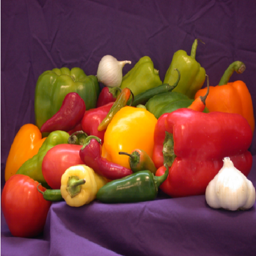
%> input picture 191125_DIP_A4/pepper.png, 256 x 256 px
$ octave hw4_1.m   (GNU Octave 9; MATLAB toolbox functions it lacks are replaced by stand-ins)
%> lines starting %> are read from the running program, lines starting %| are printed output that depends on the picture
### 191125_DIP_A4/toHSI.m
function output = toHSI(im_rgb)

im_hsi = zeros(size(im_rgb));
[size_w,size_h] = size(im_rgb(:,:,3));
%> size_w = 256; size_h = 256
sum_rgb = sum(im_rgb,3);
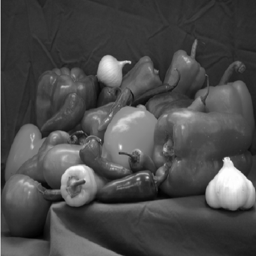
%> sum_rgb: size 256x256 double; min 0.098, max 3, mean 0.955; drawn with min black and max white

%I
im_hsi(:,:,3) = (1/3) .* sum_rgb;
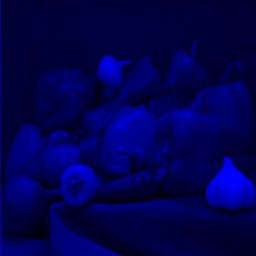
%> im_hsi: size 256x256x3 double; mean R, G, B 0, 0, 0.318
%S
im_hsi(:,:,2) = ones(size(im_rgb(:,:,2))) - 3 ./ (sum_rgb+0.000001) .* min(im_rgb,[],3);
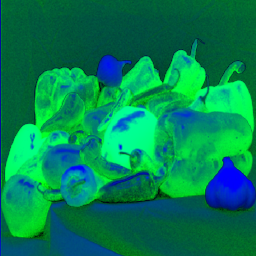
%> im_hsi: size 256x256x3 double; mean R, G, B 0, 0.508, 0.318
%H
for i = 1:size_w
    for j = 1:size_h
        p_r = im_rgb(i,j,1);
        p_g = im_rgb(i,j,2);
        p_b = im_rgb(i,j,3);
        nume = 1/2*((p_r-p_g) + (p_r-p_b));
        denom = ((p_r-p_g)^2 + ((p_r-p_b)*(p_g-p_b)))^(1/2);
        h = acosd( nume / (denom+0.000001) );
        if p_g >= p_b
            im_hsi(i,j,1) = h;
        else
            im_hsi(i,j,1) = 360 - h;
        end
    end
end
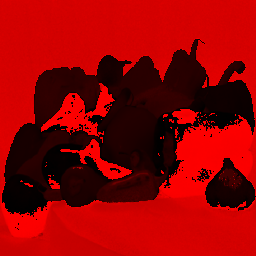
%> im_hsi: size 256x256x3 double; mean R, G, B 207.9, 0.5, 0.3; drawn with min black and max white

output = im_hsi;
end

### 191125_DIP_A4/toRGB.m
function output = toRGB(im_hsi)
im_rgb = zeros(size(im_hsi));
[size_w,size_h] = size(im_hsi(:,:,2));

% calc RGB value
for i = 1:size_w
    for j = 1:size_h
        p_h = im_hsi(i,j,1);
        p_s = im_hsi(i,j,2);
        p_i = im_hsi(i,j,3);

        if ((p_h >= 0) && (p_h < 120))
            p_r = p_i*(1+p_s*cosd(p_h)/cosd(60-p_h));
            p_b = p_i*(1-p_s);
            p_g = 3*p_i-(p_r + p_b);
        elseif ((p_h >= 120) &&  (p_h < 240))
            p_r = p_i*(1-p_s);
            p_g = p_i*(1+p_s*cosd(p_h-120)/cosd(p_h-180));
            p_b = 3*p_i-(p_r + p_g);
        elseif ((p_h >= 240) && (p_h <= 360))
            p_g = p_i*(1-p_s);
            p_b = p_i*(1 + p_s*cosd(p_h-240)/cosd(p_h-300));
            p_r = 3*p_i-(p_g + p_b);
        end

        im_rgb(i,j,1) = p_r;
        im_rgb(i,j,2) = p_g;
        im_rgb(i,j,3) = p_b;
    end
end
% output
output = im_rgb;
end

### 191125_DIP_A4/hw4_1.m
% image read
im = im2double(imread('pepper.png'));

% 1. RGB to HSI conversion
im_hsi = toHSI(im);
% plot
figure(1);
subplot(1,3,1);
imshow(im_hsi(:,:,1)./360);
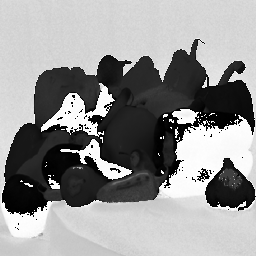
%> displayed picture: size 256x256, on the screen's scale of 0 to 255; min 0, max 255, mean 147.3
title('Hue');
subplot(1,3,2);
imshow(im_hsi(:,:,2));
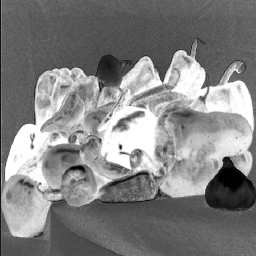
%> displayed picture: size 256x256, on the screen's scale of 0 to 255; min 0, max 255, mean 129.5
title('Saturation');
subplot(1,3,3);
imshow(im_hsi(:,:,3));
title('Intensity');

% 2. HSI to RGB conversion
im_rgb2 = toRGB(im_hsi);
%> after the loop in toRGB, `for i = 1:size_w`: p_b = 0.173; p_g = 0.0784; p_r = 0.165
figure(2);
subplot(1,2,1);
imshow(im);
title('Original Image');
subplot(1,2,2);
imshow(im_rgb2);
title('Converted from HSI image');

$ run again, with 191125_DIP_A4/bird.png copied over 191125_DIP_A4/pepper.png
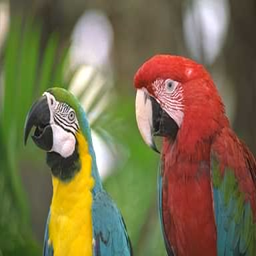
%> input picture 191125_DIP_A4/bird.png, 256 x 256 px
%> size_w = 256
%> after the loop in toHSI, `for i = 1:size_w`:
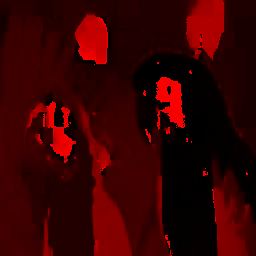
%> im_hsi: size 256x256x3 double; mean R, G, B 79.1, 0.3, 0.4; drawn with min black and max white
%> `imshow(im_hsi(:,:,2));`:
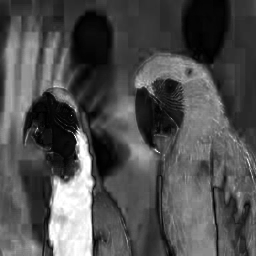
%> displayed picture: size 256x256, on the screen's scale of 0 to 255; min 0, max 255, mean 78.5
%> after the loop in toRGB, `for i = 1:size_w`: p_b = 0.133; p_g = 0.267; p_r = 0.239
